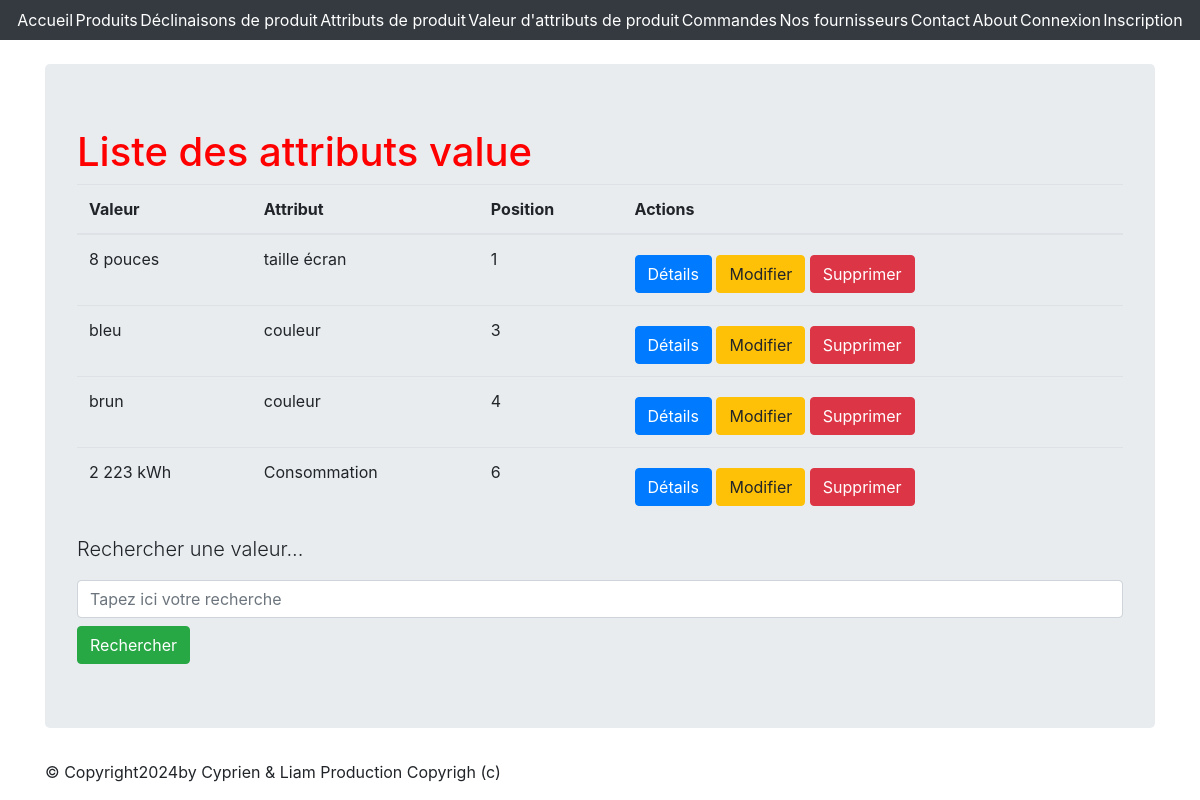
/monapp/product-attributes-value/, run on the app's committed database.
### monapp/models.py (models this page shows, shortened)
class ProductAttributeValue(models.Model):
    class Meta:
        verbose_name = "Valeur attribut"
        ordering = ["position"]
    value = models.CharField(max_length=100)
    product_attribute = models.ForeignKey(
        "ProductAttribute", verbose_name="Unité", on_delete=models.CASCADE
    )
    position = models.PositiveSmallIntegerField("Position", null=True, blank=True)

class ProductAttribute(models.Model):
    class Meta:
        verbose_name = "Attribut"
    name = models.CharField(max_length=100)

### monapp/views.py (the view)
class ProductAttributeValueVListView(ListView):
    model = ProductAttributeValue
    template_name = "monapp/list_products_attribute_value.html"
    context_object_name = "products_attribute_value"
    def get_queryset(self):
        query = self.request.GET.get("search")
        if query:
            return ProductAttributeValue.objects.filter(value__icontains=query)
        return ProductAttributeValue.objects.all()
    def get_context_data(self, **kwargs):
        context = super(ProductAttributeValueVListView, self).get_context_data(**kwargs)
        context["titremenu"] = "Liste des attributs value"
        return context

### monapp/templates/monapp/list_products_attribute_value.html (shortened to what this page needs)
{% extends 'monapp/base.html' %}
{% block contenu %}
  <h1>{{ titremenu }}</h1>
  <table class="table">
    <thead>
      <th>Valeur</th>
      <th>Attribut</th>
      <th>Position</th>
      <th>Actions</th>
    </thead>
    <tbody>
      {% for value in products_attribute_value %}
        <tr>
          <td>{{ value.value }}</td>
          <td>{{ value.product_attribute.name }}</td>
          <td>{{ value.position }}</td>
          <td>
            <a href="{% url 'product-attribute-value-detail' value.id %}" class="btn btn-primary mt-2">Détails</a>
            <a href="{% url 'product-attribute-value-update' value.id %}" class="btn btn-warning mt-2">Modifier</a>
            <a href="{% url 'product-attribute-value-delete' value.id %}" class="btn btn-danger mt-2">Supprimer</a>
          </td>
        </tr>
      {% endfor %}
    </tbody>
  </table>
  <p class="lead mb-3 ml-0">Rechercher une valeur...</p>
  <form method="GET" action="">
    <input class="form-control" type="text" name="search" placeholder="Tapez ici votre recherche" value="{{ request.GET.search }}" />
    <button type="submit" class="btn btn-success mt-2">Rechercher</button>
  </form>
{% endblock %}

### static/styles.css (style rules this page uses)
h1 { color: red }

### data on the page
ProductAttributeValue: value "8 pouces", product_attribute.name "taille écran", position "1"
ProductAttributeValue: value "bleu", product_attribute.name "couleur", position "3"
ProductAttributeValue: value "brun", product_attribute.name "couleur", position "4"
ProductAttributeValue: value "2 223 kWh", product_attribute.name "Consommation", position "6"

### other printed values
{{ titremenu }} "Liste des attributs value"
